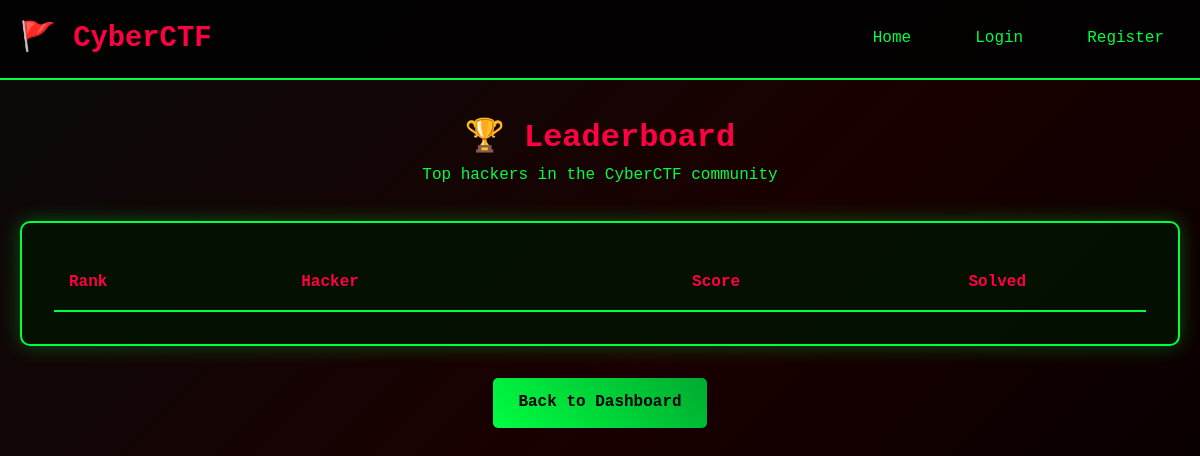
/leaderboard, run on an earlier commit of the app's database.
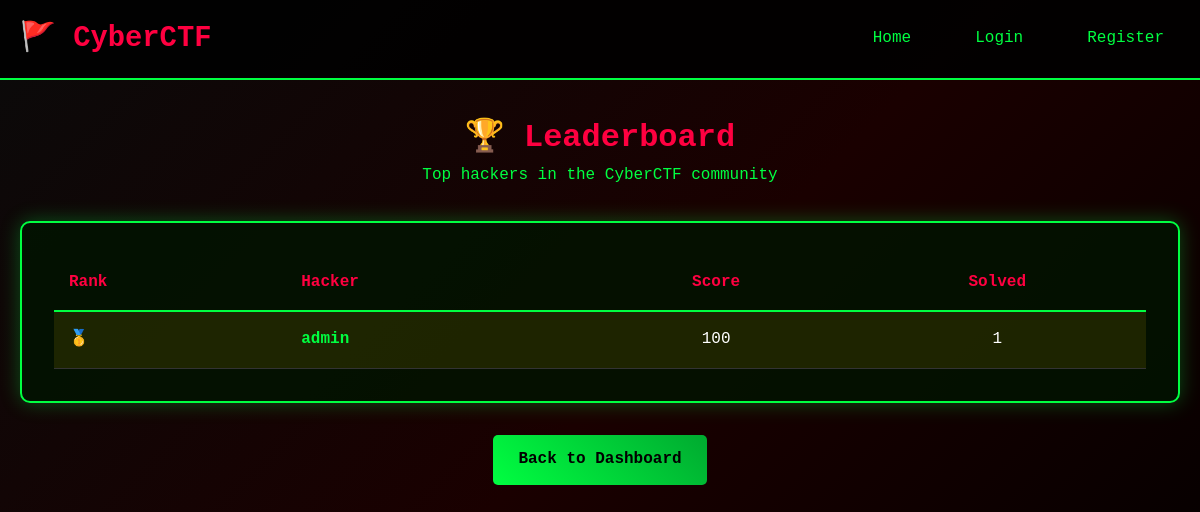
And on a later commit of the database.
### tables this page shows
CREATE TABLE users (
            id INTEGER PRIMARY KEY AUTOINCREMENT,
            username TEXT UNIQUE NOT NULL,
            email TEXT UNIQUE NOT NULL,
            password_hash TEXT NOT NULL,
            total_score INTEGER DEFAULT 0,
            created_at TIMESTAMP DEFAULT CURRENT_TIMESTAMP
        );

### app.py (the view)
@app.route('/leaderboard')
def leaderboard():
    conn = sqlite3.connect('ctf.db')
    cursor = conn.cursor()
    cursor.execute('''
        SELECT username, total_score,
               (SELECT COUNT(*) FROM submissions
                WHERE user_id = users.id AND is_correct = 1) as solved_count
        FROM users
        ORDER BY total_score DESC
        LIMIT 50
    ''')
    leaderboard_data = cursor.fetchall()
    conn.close()
    return render_template('leaderboard.html', leaderboard=leaderboard_data)

### templates/leaderboard.html (shortened to what this page needs)
{% extends "base.html" %}
{% block content %}
<div class="text-center mb-2">
    <h1 style="color: #ff0040;">🏆 Leaderboard</h1>
    <p>Top hackers in the CyberCTF community</p>
</div>
<div class="card">
    <div style="overflow-x: auto;">
        <table style="width: 100%; border-collapse: collapse;">
            <thead>
                <tr style="border-bottom: 2px solid #00ff41;">
                    <th style="padding: 15px; text-align: left; color: #ff0040;">Rank</th>
                    <th style="padding: 15px; text-align: left; color: #ff0040;">Hacker</th>
                    <th style="padding: 15px; text-align: center; color: #ff0040;">Score</th>
                    <th style="padding: 15px; text-align: center; color: #ff0040;">Solved</th>
                </tr>
            </thead>
            <tbody>
                {% for user in leaderboard %}
                <tr style="border-bottom: 1px solid #333; {% if loop.index <= 3 %}background: rgba(255, 215, 0, 0.1);{% endif %}">
                    <td style="padding: 15px;">
                        {% if loop.index == 1 %}🥇
                        {% elif loop.index == 2 %}🥈
                        {% elif loop.index == 3 %}🥉
                        {% else %}{{ loop.index }}{% endif %}
                    </td>
                    <td style="padding: 15px; color: #00ff41; font-weight: bold;">{{ user[0] }}</td>
                    <td style="padding: 15px; text-align: center; color: #fff;">{{ user[1] }}</td>
                    <td style="padding: 15px; text-align: center; color: #fff;">{{ user[2] }}</td>
                </tr>
                {% endfor %}
            </tbody>
        </table>
    </div>
</div>
<div style="text-align: center; margin-top: 2rem;">
    <a href="/dashboard" class="btn">Back to Dashboard</a>
</div>
{% endblock %}

What changed in the data, as far as the page shows it:
added users: username "admin", total_score "100", id "1"
